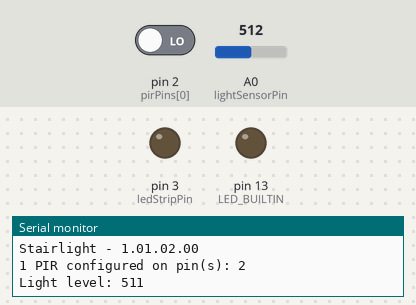
Recording of a sketch running on a simulated Arduino Uno, built with avr-gcc and run on an emulated ATmega328P. On the bench: output pins drawn as LEDs (lit = HIGH), the last lines printed to the serial monitor. The inputs (shaded band) are chosen by the test bench; at power-on: pin 2 (pirPins[0]) LOW, A0 (lightSensorPin) = 512.

Above: at 1.4 s.
1.5 s: pin 2 (pirPins[0]) driven HIGH
At 2.5 s:
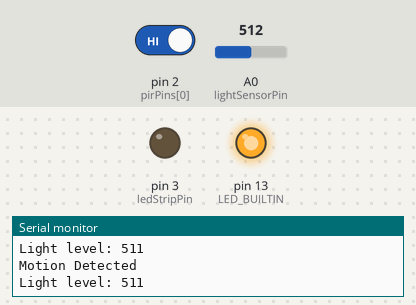
3.0 s: pin 2 (pirPins[0]) driven LOW
At 3.7 s:
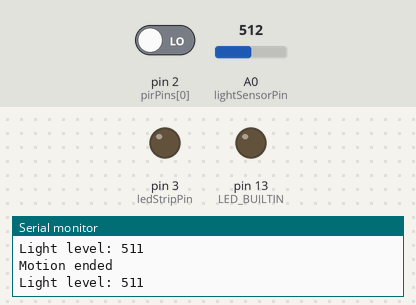
Timing chart, 0 to 6.0 s (numbered marks = the images above; inputs shaded):
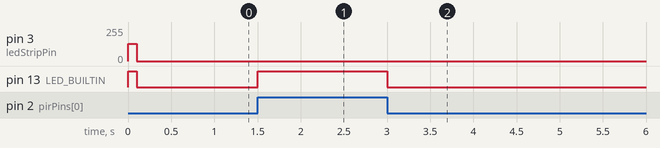

Measured:
- after the input at 1.5 s, pin 13 (LED_BUILTIN): LOW → HIGH at once
- after the input at 3.0 s, pin 13 (LED_BUILTIN): HIGH → LOW at once

The sketch:

StairLight.ino
```cpp
/******************************************************************************
 * Automatic Stair light controller
 *
 * Detects motion via a PIR (pin 2 digital) and gradually turns on an LED Light strip (pin 3 digital).
 * When motion ceases the LED light strip is gradually turned off.
 *
 * An LDR (Analog A0) is used to detect ambient light levels. The LED is only turned on if the ambient
 * light level is lower than a specified threshold.
 *
 * Change history
 * --------------
 * 2020-10 GMc  1.01.02.00
 *   Added startup feedback showing the number of PIRs configured in the program.
 *
 * 2020-10 GMc  1.01.01.00
 *   Added print of PIR configuration and Version.
 *
 * 2020-10 GMc  1.01.00.00
 *   Added Debug constant+debug messages
 *   Expanded the PIR checking to support multiple PIR's
 *   Added version history block
 *
 * 2016-04 GMc  1.00.00.00
 *   Initial Version
 */

#define VERSION "1.01.02.00"

// Uncomment the following for debug messages.
//#define DEBUG

// Define a constant that determines at what light level should
// should the LED strip be turned on. If the light level is above
// this threshold, the LED strip will not be turned on when motion is triggered.
#ifdef DEBUG
  #define LIGHT_ON_THRESHOLD 700
#else
  #define LIGHT_ON_THRESHOLD 200
#endif


// The pins to which the various peripherals are connected.
// NB: The pirPins array defines the pins to which the PIR signal (or out) pins are connected to.
// IMPORTANT: The contents of this array need to be modified to reflect the number of PIR's that you have.
//            each entry in the pirPins array defines that a PIR is connected to the specified pin.
//            below are three examples that show 1 to 3 PIRs connected to the Arduino.

const int pirPins [] = {2};       // Define a single PIR connected to DIO pin 2
//const int pirPins [] = {2, 4};    // Define dual PIRs. One is connected to DIO pin 2, the other to DIO pin 4.
//const int pirPins [] = {2, 4, 5};   // Define triple PIRs. They are connected to DIO pins 2, 4 and 5.

const int pirCount = sizeof(pirPins) / sizeof(pirPins[0]);    // The number of PIR's defined.
const int ledStripPin = 3;        // Output: PWM signal to the MOSFET.
const int lightSensorPin = A0;    // Input: The reading from the ligh sensor (LDR)


// Cooperative multi-tasking data.
// Cooperative multi-tasking works by activating a task from time to time.
// The period of time between activations depends upon the task.
// This variables is used to track the point in time that we last checked the
// Arduino clock. Our main loop will continually check to see if the Arduino's clock
// has ticked over (> 1ms has passed since we last did anything). If it has, then
// the individual tasks are checked to see if it is time that they should be activated.
//
// You can visually see this working if you activate the Serial monitor in the Arduino IDE.
// What you will see is that the ambient light level reporting will seemingly randomly appear
// in amongst any other debugging messages you might add to the program (e.g. outputting the
// brightness level during a fade).
//
unsigned long timePrev = 0;

// Multi-tasking sub tasks:
// - Read the PIR once every 10 ms.
// - If turning on the LED's, adjust the brightness ever 10 ms
// - It turning off the LED's, adjust the brightness every 30 ms
// - Report the light leveel once every second (this is primarily for testing).
#define PIR_TIME 10               // Check the PIR every 10 ms
unsigned int pirReadTmr = 0;      // A counter to measure how long since we last checked the PIR

#define FADE_ON_TIME 10           // LED's "fade on", the brightness is increased every 10 ms.
#define FADE_OFF_TIME 30          // LED's "fade off", the brightness is decreased every 30 ms.
unsigned int faderTime = FADE_ON_TIME;  // will be set to either FADE_ON_TIME or FADE_OFF_TIME depending upon
                                        // whether we are turning the LED's on or off.
unsigned int faderDelayTmr = 0;   // A counter to measure how long since we last adjusted the LED brightness.

#define LIGHT_CHECK_TIME 1000     // Check the ambient light level once every 1000 ms (once per second)
unsigned int lightCheckTmr = 0;   // A counter to measure how long since we last reported the ambient light level.

/*****************************************************************************
 * Setup:
 * - Initialise the Serial comm's just in case we are debugging/testing.
 * - set up the MOSFET (ledStripPin) and builtin LED PIN to output
 * - Initialise the multi-tasking timer (timePrev),
 */
void setup() {

  Serial.begin(115200);
  int cnt = 0;
  // Wait for the the Serial port to initialise (but don't wait forever)
  while (!Serial && cnt < 100) {
      cnt++;
      delay(10);
  }
  // Set the digital outputs (LED_BUILTIN and LED Strip MOSFET)
  pinMode(LED_BUILTIN, OUTPUT);
  digitalWrite(LED_BUILTIN, LOW);
  pinMode(ledStripPin, OUTPUT);
  digitalWrite(ledStripPin, LOW);

#ifdef DEBUG
  Serial.println(F("Debug mode on"));
#endif
  Serial.print(F("Stairlight - "));
  Serial.println(VERSION);
  Serial.print(pirCount); Serial.print(F(" PIR configured on pin(s): "));
  for (int i = 0; i < pirCount; i++) {
    if (i != 0) {
      Serial.print(F(", "));
    }
    Serial.print(pirPins[i]);
  }
  Serial.println();

  // Blink the led strip and builtin once for each PIR configured as
  // visual feedback during startup.
  for (int i = 0; i < pirCount; i++) {
    analogWrite(ledStripPin, 128);
    digitalWrite(LED_BUILTIN, HIGH);
    delay(100);
    analogWrite(ledStripPin, 0);
    digitalWrite(LED_BUILTIN, LOW);
    delay(100);
  }

  // Initialise the time Keeper
  timePrev = millis();
}

/*****************************************************************************
 * Loop:
 * - Check to see if the time has changed.
 *   - If the time has changed, work out how long has elapsed since the last
 *     time we checked (should always be 1 ms)
 *   - Update the 3 sub-task time counters.
 *   - Check each sub-task time counter to see if it has passed it's respective
 *     threshold.
 *     - If we have passed the threshold, call the appropriate sub-task.
 *     - reset the appropriate time counter to 0.
 */
void loop() {

  // Get the current time in millis.
  // Note that the value is unsigned long. If you do not use unsigned long, then
  // after a few days your multi-tasking might "freak out" (the technical term for
  // not performing as expected).
  unsigned long timeNow = millis();

  // Has the time progressed since last time we checked?
  if (timeNow != timePrev) {
    // Yep, so work out how long has passed (normally 1 ms)
    unsigned int delta = timeNow - timePrev;
    // Capture the current time so we can check if time has moved on from "right now".
    timePrev = timeNow;

    // Update the sub-task time counters.
    pirReadTmr += delta;
    faderDelayTmr += delta;
    lightCheckTmr += delta;

    // Has the pir timer passed it's threshold? If so, check the PIR.
    if (pirReadTmr >= PIR_TIME) {
      processPir();
      pirReadTmr = 0;
    }

    // Has the fader timer passed it's threshold? If so, adjust the brightness of the LED's
    if (faderDelayTmr >= faderTime) {
      processFade();
      faderDelayTmr = 0;
    }

    // Has the ambient light level timer passed it's threshold? If so, report the ambient light level.
    if (lightCheckTmr >= LIGHT_CHECK_TIME) {
      processLightCheck();
      lightCheckTmr = 0;
    }
  }
}

/*******************************************************
 * check PIR Array
 * Check each of the PIRs for motion detection.
 * If any of them report motion detected, return a HIGH value (motion detected).
 * Otherwise if none of them have reported any motion detected (i.e. all of them are LOW), then return a LOW value.
 */
int checkPirArray() {
        // Step through the array of PIRs one by one
  for (int i = 0; i < pirCount; i++) {
    int triggeredInd = digitalRead(pirPins[i]);   // Read the PIR
    if (triggeredInd) {                           // Is it triggered (i.e. triggeredInd is HIGH)?
#ifdef DEBUG
      Serial.print("pir "); Serial.print(i); Serial.print(F(" (DIO pin ")); Serial.print(pirPins[i]); Serial.println(F(") triggered."));
#endif
      return HIGH;                                // Yes, it is triggered, we only need one, so return immediately with a "motion detected" status.
    }
  }
  return LOW;                                     // None of the PIRs are triggered, so return a no motion detected status.
}

/*****************************************************************************
 * Multi-tasking sub tasks start here
 */
 // Variable to track the last known state of the PIRs - initially this should be OFF.
int pirState = LOW;

// Variables to track what the LED control is doing.
bool fadeDisabled = true;     // Are we fading? true = NO, false = YES
bool fadeUp = true;           // Which direction are we fading? true = ON (i.e. getting brighter), false = OFF (i.e. getting dimmer)
int brightness = 0;           // The current brightness. Initially the LED's are off, therefore the brightness is 0.

/*************************************
 * Process PIR
 * - Called when it is time to check the PIR to see if it has changed state.
 * - If the PIR has changed state, initiate the appropriate action for the LED.
 *
 * Note. It is possible that the PIR will report that "motion has stopped". This might happen
 * part way through the LED turning off cycle. If this occurs, then the fadeOFf will immediately be
 * stopped and the fadeOn will be initiated.
 * This could happen if someone moves out of sight of the PIR, but returns shortly after the PIR
 * stops reporting motion.
 * The overall result is the that the LED's will smoothly transition from whatever brightness level
 * they happened to be at back to full brightness with no ugly blinking, flashing or sudden jump to
 * an extreme level of brightness.
 *
 * While the above scenario can be handled without multi-tasking, it is much easier (IMHO) to do with
 * this form of multi-tasking. That is checking the PIR state changes while simultaneously adjusting the
 * LED brightness (and as it happens, simultaneously reporting the ambient brightness once every second).
 */
void processPir() {
  // Read the PIR and see if it's state has changed from last time we checked.
  int pirTriggeredInd = checkPirArray();        // Call the function that checks the PIR array for motion.
  if (pirTriggeredInd != pirState) {            // has the motion status changed since we last checked?
    pirState = pirTriggeredInd;                 // Yes, PIR state has changed, so record this new state for subsequent state change checking.
    if (pirState == HIGH) { // Has the PIR detected motion?
      Serial.println("Motion Detected");        // Yep!
                            // Signal that motion has been detected by turning the BUILTIN_LED on.
      digitalWrite(LED_BUILTIN, HIGH);
                            // Determine if we need to turn on the LED Strip.
                            // we will turn on the LED strip if:
                            // a) the ambient light level is less than the LIGHT_ON_THRESHOLD, or
                            // b) the current state of the LED's is on (brightness > 0)
      if (getLightLevel() < LIGHT_ON_THRESHOLD || brightness > 0) {
        fadeOn();           // initiate the turn LED's on sub-task
      }
    } else {                // Motion no longer detected.
      Serial.println("Motion ended");
                            // Signal that motion is no longer detected by turning the BUILTIN_LED off.
      digitalWrite(LED_BUILTIN, LOW);
      fadeOff();            // initiate the turn LED's off sub-task
    }
  }
}

/*************************************
 * Fade On
 *   Initiates the turning ON of the LED strip.
 */
void fadeOn() {
  fadeDisabled = false;       // Enable the fader sub-task.
  fadeUp = true;              // Set the direction to "turn on LED's" (i.e. "get brighter").
  faderTime = FADE_ON_TIME;   // Set the timer threshold that controls how frequently we increase the brightness.
}

/*************************************
 * Fade Off
 *   Initiates the turning OFF of the LED strip.
 */
void fadeOff() {
  fadeDisabled = false;       // Enable the fader sub-task.
  fadeUp = false;             // Set the direction to "turn off LED's" (i.e. "get dimmer").
  faderTime = FADE_OFF_TIME;  // Set the timer threshold that controls how frequently we decrease the brightness.
}

/*************************************
 * Fader sub-task
 *   Adjusts the brightness of the LED strip.
 *   Note that the brightness of the LED's is written to the LED strip PIN using analogWrite.
 *   This means that the Arduino uses PWM to rapidly switch the LED's on and off during the period of time
 *   between calls to this sub-task (either 10 or 30 ms). The proportion of time that the LED's are ON compared
 *   to the time that they are off is directly related to the value written to the port (i.e. the value in brightness).
 *   A value of 0 means the LED's are ON for 0% of the time and OFF 100% of the time (i.e. totally off).
 *   A value of 63 or 64 means roughly 25% of the time ON and 75% of the time off (i.e. one quarter brightness).
 *   A value of 127 means roughly 50% of the time ON and 50% of the time OFF (i.e. half brightness).
 *   A value of 255 means 100% of the time ON and 0% of the time OFF (i.e. full brightness).
 *
 *   Each time this sub-task is called, it will increase (or decrease) the brightness by 1 if the sub-task is enabled.
 */
void processFade() {
  // First, check to see if the sub-task is active?
  if (fadeDisabled) {
    return;                   // No, just return (i.e. do nothing).
  }

// Debug: Output the current brightness level every 32 steps and when it reaches the maximum.
//  if ((brightness & 0x1F) == 0 || brightness == 255) {
//      Serial.print(" ** brightness = ");
//      Serial.println(brightness);
//  }

  // The sub-task is active (i.e. we are "fading" the LED's)
  if (fadeUp) {               // Are we increasing the brightness?
    if (brightness < 255) {   // Yep, is the current brightness less than the maximum possible value?
      brightness++;           // Yep, increase the brightness and write it to the ledStripPin
      analogWrite(ledStripPin, brightness);
    } else {
      fadeDisabled = true;    // We have reached the maximum brightness (=255) so this task is done. Disable it.
//      Serial.println("Fade on done.");
    }
  } else {                    // We are decreasing the brightness (turning the LED's off)
    if (brightness > 0) {     // Is the current brightness more than the minimum possible value?
      brightness--;           // Yep, decrease the brightness by 1 and write it to the ledStripPin.
      analogWrite (ledStripPin, brightness);
    } else {
      fadeDisabled = true;    // We have reached the minimum brightness (= 0) so this task is done. Disable it.
//      Serial.println("Fade off done.");
    }
  }
}

/*************************************
 * get Light Level
 *  Check and return the ambient light level in a range from 0 (darkest) to 1023 (brightese)
 */
int getLightLevel() {
  // Calculate the light level as the inverse of the value read.
  // The circuit (LDR connected to ground and resistor connected to +5V) means that as it get's darker, the
  // LDR resistance get's higher. Therefore the reading at A0 gets closer to +5V which is read as higher values at A0.
  // Similarly as it get's brighter, the LDR's resistance get's closer to zero, therefore the voltage at A0 gets lower,
  // which is read as lower values at A0.
  // This is, IMHO, counter intuitive, so the easy solution is to subtract the A0 reading from 1023 which means
  //    brighter ambient light (low reading) gives a higher result (e.g. 1023 - 0 = 1023)
  //    darker ambient light (high reading) gives lower result (e.g. 1023 - 1023 = 0)
  int lightLevel = 1023 - analogRead(lightSensorPin);      // Photo resistor with 10K voltage divider
  return lightLevel;
}

/*************************************
 * process Light check
 *  sub task that periodically reports the current ambient light level.
 */
void processLightCheck() {
  int lightLevel = getLightLevel();
  Serial.print("Light level: ");
  Serial.println(lightLevel);
}
```
